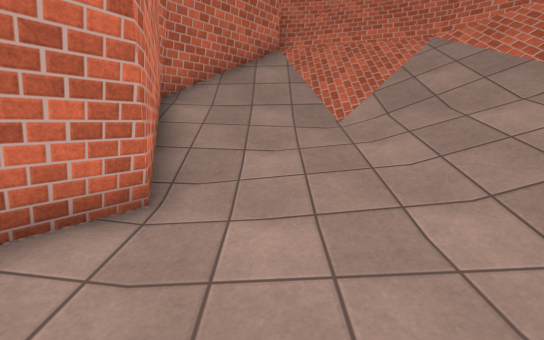
View 1 (above)

12 first-person views from a walk through a Unity game level. The camera is 1.5 m above the floor, tilts 10° down and sees 90° across. The floor is counted in squares, 1 m on a side. Each view is taken from the middle of a square. On the plan, view 1 faces up. The plan holds only what a view shows up to about 14 squares ahead; the rest is blank. The place goes on beyond the plan. Surface patterns are stand-ins for the level's own textures.

View 2
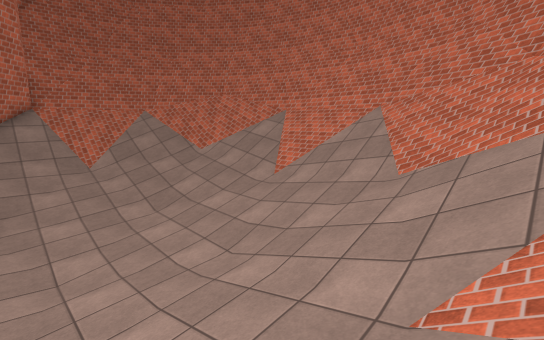

View 3
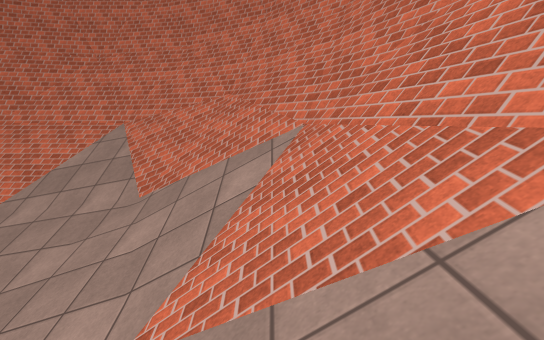

View 4
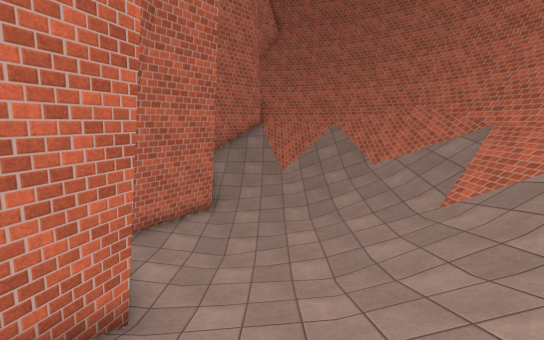

View 5
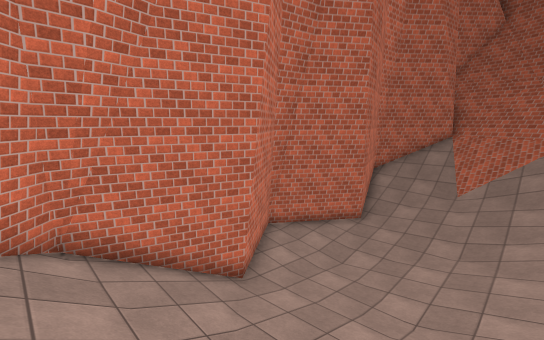

View 6
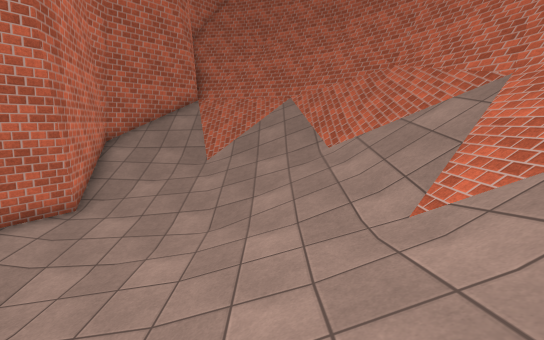

View 7
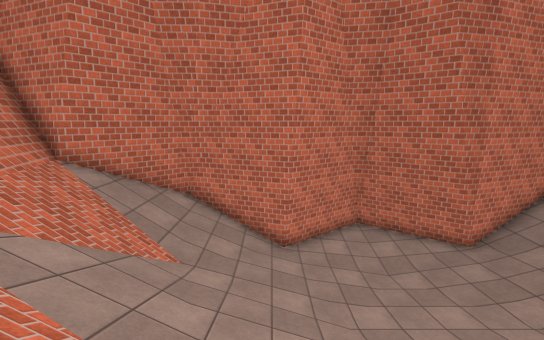

View 8
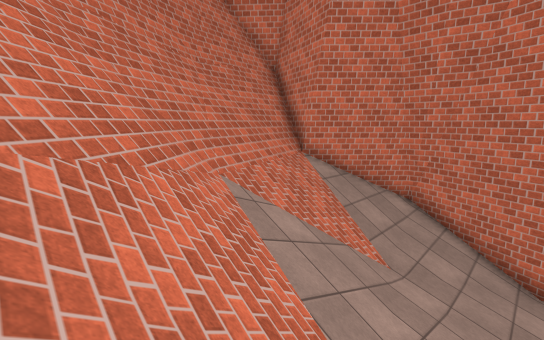

View 9
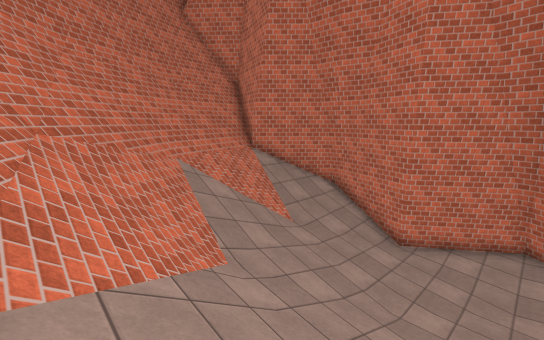

View 10
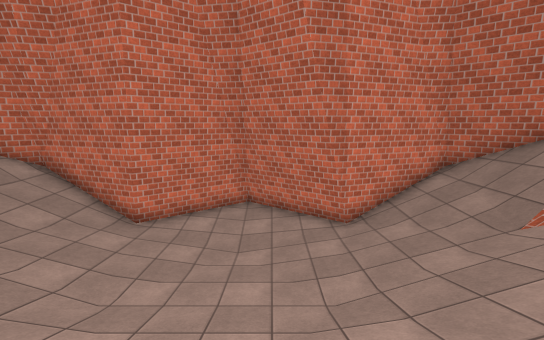

View 11
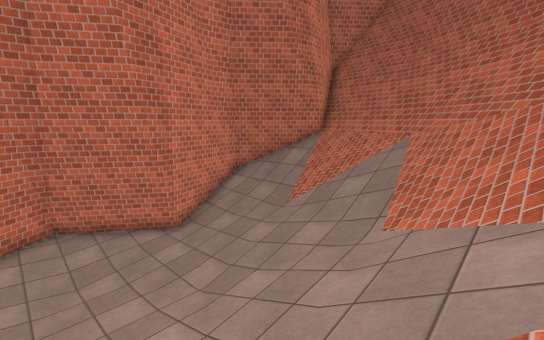

View 12
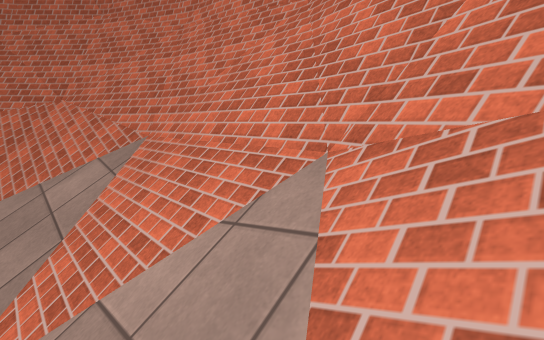

### Floor plan
Key: @ floor where view 1 was taken; # wall or solid block; . main floor; : floor 0.25 m higher than the main floor; - floor 0.25 m lower than the main floor; + floor 0.5 m higher than the main floor; * floor 1 m higher than the main floor; / step, stairs or slope; = window, fence, low wall or low ledge.
Columns run from 4 left of view 1 to 10 right of it. Each row starts with its distance up from view 1.
 10     ########
  9   ###///#####
  8  ##///////=###
  7  #//////////=##
  6  ##//////////##
  5   #//////////##
  4   #//////////##
  3   #:://///////#
  2  ##...:///////#
  1 ##.--..://////#
  0 #.--@..:+*////#
 -1 ##.--..://////#
 -2  #....:///////#
 -3  ##:://///////#
 -4   #//////////##
 -5   #//////////##
 -6  ##//////////##
 -7  #//////////=##
 -8  ##///////=###
 -9   ##////#####
-10    #########

Positions as (right, up) in squares from view 1, and headings:
1: (0, 0), facing up
2: (-1, -7), facing up-right
3: (-1, -8), facing right
4: (1, -8), facing up
5: (4, -8), facing up-left
6: (4, -4), facing up
7: (8, -4), facing left
8: (8, -4), facing down-left
9: (9, 0), facing down-left
10: (7, 1), facing left
11: (8, -1), facing up-left
12: (7, -4), facing up-right
